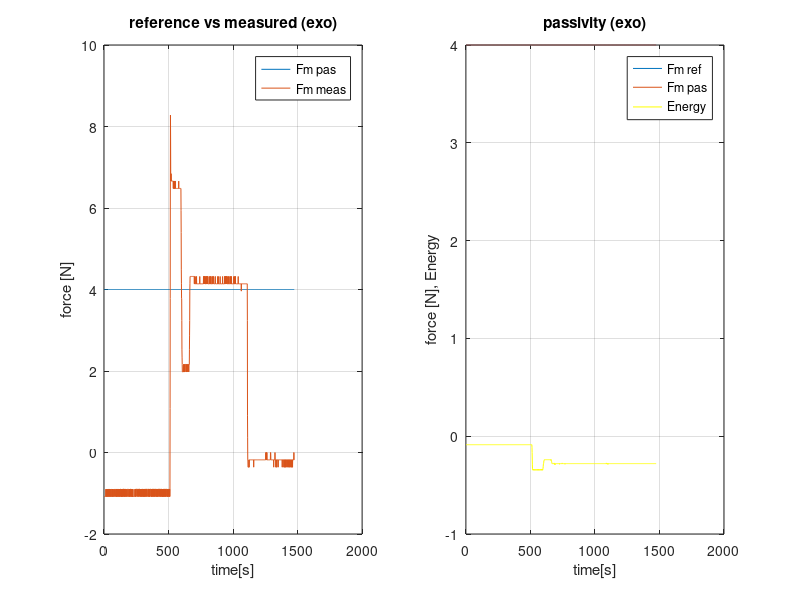
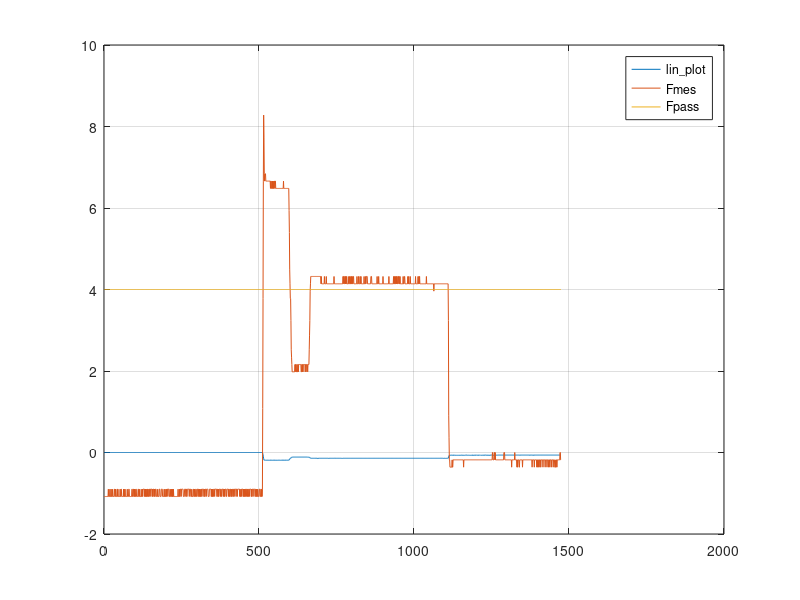
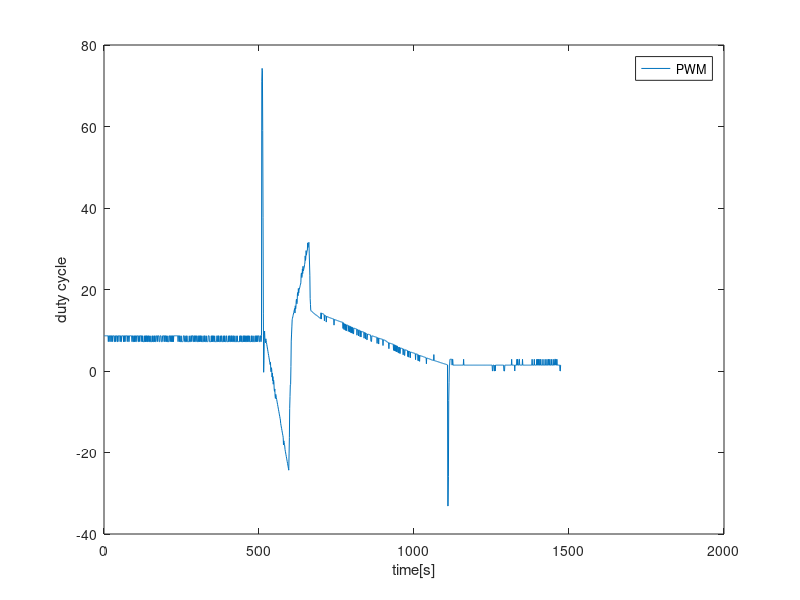
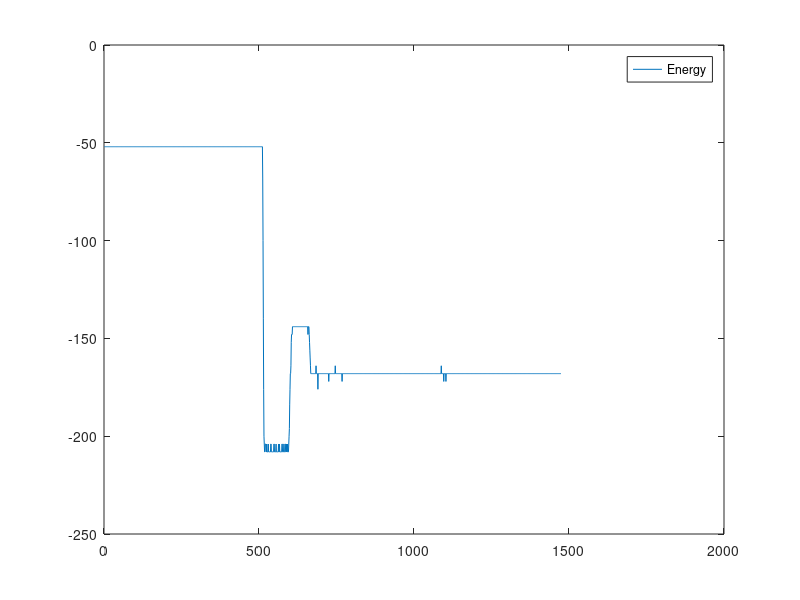

These charts were generated, in order, by the following MATLAB code:
clear all;

% load ./indice_fissato.mat % Trasparenza + passivita'
load ./dati_calibrazione.mat 
close all;
%%
%  close all;
figure
subplot(1,2,1);
%plot(ref_force);
plot(ref_passivato);
hold on; grid on;
plot(mes_force);

legend('Fm pas','Fm meas');
xlabel('time[s]');
ylabel('force [N]');
title('reference vs measured (exo)');
subplot(1,2,2);
plot(ref_force);
hold on; grid on;
plot(ref_passivato);
plot(E_obs./600,'y');
legend('Fm ref','Fm pas','Energy');
xlabel('time[s]');
ylabel('force [N], Energy');
title('passivity (exo)');
%% 
figure
%subplot(1,2,1);
plot(-lin_pot./10);

grid on; hold on;
%plot(rot_pot);
plot(mes_force);
plot(ref_passivato);
legend('lin\_plot','Fmes','Fpass');


%%
figure
plot(pwm_value)
xlabel('time[s]');
ylabel('duty cycle');

legend('PWM');
%%
figure
plot(E_obs)
legend('Energy');